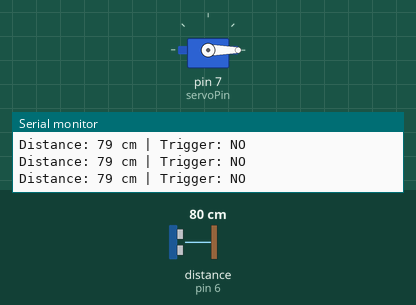
Recording of a sketch running on a simulated Arduino Uno, built with avr-gcc and run on an emulated ATmega328P. Shown: servo, the last lines printed to the serial monitor. Wiring (inferred from the names in the program): ultrasonic range finder: trigger pin 5; echo pin 6. Inputs (shaded band) come from the test bench; at power-on: distance to the obstacle (sensor on pin 6) 80 cm. The echo pulse lasts 58.3 µs per cm.

Above: at 1.3 s.
1.4 s: distance to the obstacle (sensor on pin 6) set to 2 cm
At 6.84 s:
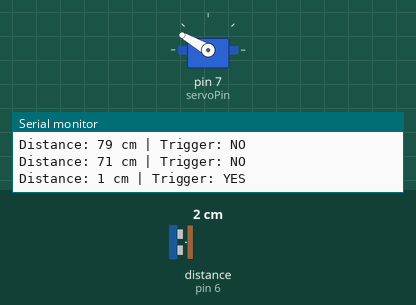
Timing chart, 0 to 8.6 s (numbered marks = the images above; inputs shaded):
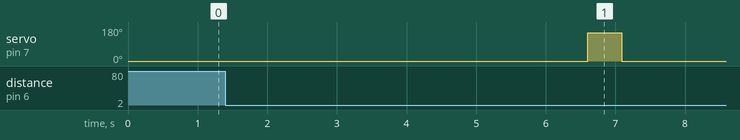

The sketch:

smart_bin_v5_final.ino
```cpp
// IoT Smart Waste Bin - Iteration 5 (final)
// Arduino Uno + HC-SR04 ultrasonic sensor + SG90 servo
//
// Changes from the baseline, each driven by user feedback:
//   Iteration 2: trigger distance 50 cm -> 40 cm (fewer false triggers)
//   Iteration 3: lid-open time 3000 ms -> 5000 ms (more time to use the bin)
//   Iteration 4: average of 10 readings instead of 3 (more stable sensor)
//   Iteration 5: Serial logging for test records, shorter servo delay and
//                slower polling to reduce battery drain

#include <Servo.h>   // servo library

Servo servo;
int trigPin = 5;
int echoPin = 6;
int servoPin = 7;
int led = 10;
long duration, dist, average;
long aver[10];       // ITERATION 4: room for 10 readings

void setup() {
  Serial.begin(9600);
  servo.attach(servoPin);
  pinMode(trigPin, OUTPUT);
  pinMode(echoPin, INPUT);
  servo.write(0);     // close cap on power on
  delay(100);
  servo.detach();
}

void measure() {
  digitalWrite(10, HIGH);
  digitalWrite(trigPin, LOW);
  delayMicroseconds(5);
  digitalWrite(trigPin, HIGH);
  delayMicroseconds(15);
  digitalWrite(trigPin, LOW);
  pinMode(echoPin, INPUT);
  duration = pulseIn(echoPin, HIGH);
  dist = (duration / 2) / 29.1;   // obtain distance in cm
}

void loop() {
  // ITERATION 4: take 10 readings
  for (int i = 0; i < 10; i++) {
    measure();
    aver[i] = dist;
    delay(10);
  }

  dist = (aver[0] + aver[1] + aver[2] + aver[3] + aver[4] +
          aver[5] + aver[6] + aver[7] + aver[8] + aver[9]) / 10;

  // ITERATION 5: logging
  Serial.print("Distance: ");
  Serial.print(dist);
  Serial.print(" cm | Trigger: ");
  Serial.println(dist < 40 ? "YES" : "NO");

  // ITERATION 2: changed detection distance
  if (dist < 40) {    // changed from 50 cm
    servo.attach(servoPin);

    // ITERATION 3: increased lid-open time
    servo.write(0);
    delay(5000);      // changed from 3000 ms

    servo.write(150);
    delay(300);       // reduced for battery saving (iteration 5)

    servo.detach();
  }

  // ITERATION 5: reduced polling
  delay(80);
}
```

Measured:
- after the input at 1.4 s, servo on pin 7 (servoPin): 0° → 150° after 5.2 s, → 0° 0.49 s later
